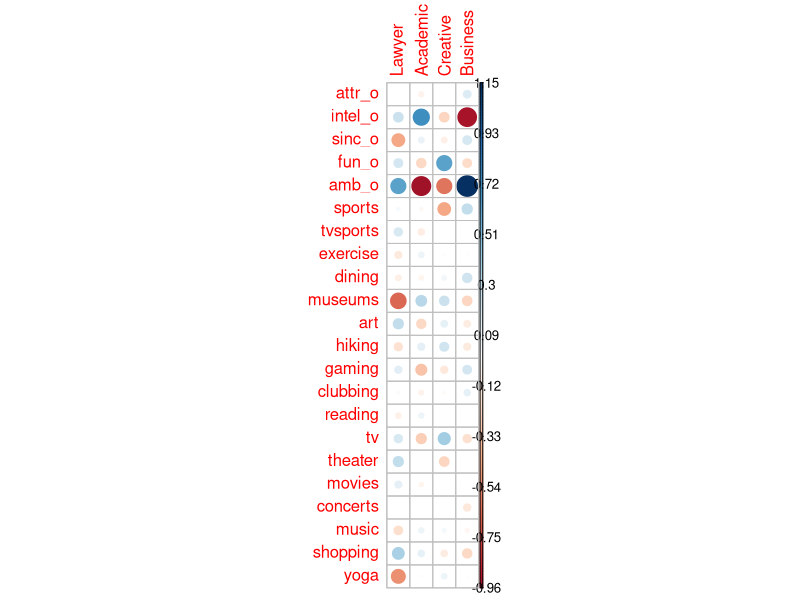
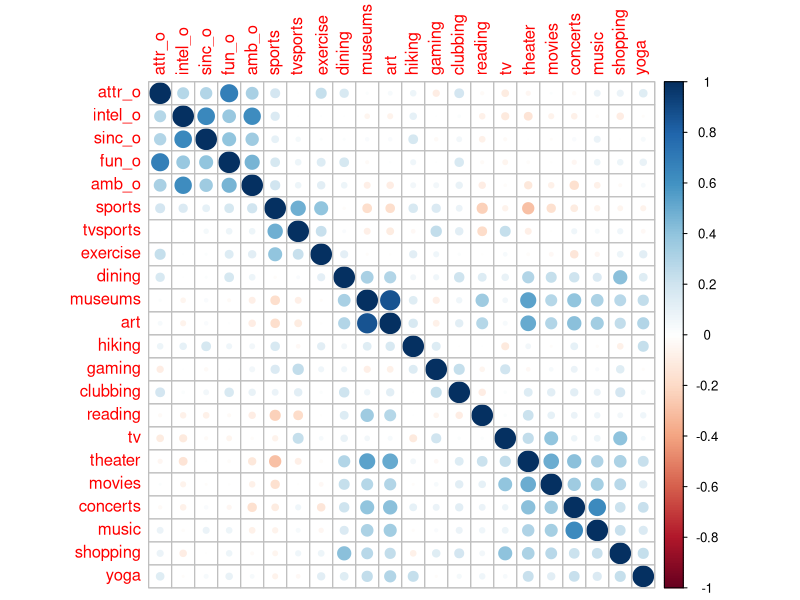

Write the R code that produced these figures, in order.
# Sven Chilton and Nathan Helm-Burger
# Signal Data Science Cohort 3

setwd('~/GitHub/signal-work/rscripts')

library(dplyr)
library(glmnet)
library(corrplot)

df = read.csv('../data/speeddating-aggregated.csv')

# Find the 4 most common careers
most_common_career_counts = sort(table(df[['career_c']]), decreasing = TRUE)[1:4]
most_common_career_codes  = as.numeric(names(most_common_career_counts))
careers = c("Lawyer", 
            "Academic", 
            "Psychologist", 
            "Doctor", 
            "Engineer",
            "Creative",
            "Business",
            "RealEstate",
            "IntRelations",
            "Undecided",
            "SocialWork",
            "Speech",
            "Politics",
            "Athletics",
            "Other",
            "Journalism",
            "Architecture")
most_common_careers = careers[most_common_career_codes]

# Filter the df by these 4 careers
df = df[df[,'career_c'] %in% most_common_career_codes,]

# Extract the features
features = dplyr::select(df, attr_o:amb_o, sports:yoga)

# Extract the target, in this case, the filtered career_c column 
target = df[['career_c']]

# Train a multinomial classification model with glmnet()
lambda = 0
multi_fit = glmnet(scale(features), scale(target), family="multinomial")
multi_fit_coeffs = coef(multi_fit, s=lambda)
multi_fit_preds  = data.frame(predict(multi_fit, scale(features), s=lambda))
colnames(multi_fit_preds) = careers[c(1,2,6,7)]


# Convert the log-odds ratios in a given row of the prediction df 
# to probabilities
probabilities = function(preds, rownum) {
  logodds = preds[rownum,]
  return(exp(logodds)/sum(exp(logodds)))
}

# Express our predictions in terms of probabilities
multi_fit_probs = data.frame(matrix(nrow=nrow(multi_fit_preds), 
                                    ncol=ncol(multi_fit_preds)))
colnames(multi_fit_probs) = colnames(multi_fit_preds)

for (rownum in 1:nrow(multi_fit_preds)) {
  multi_fit_probs[rownum,] = probabilities(multi_fit_preds, rownum)
}

View(multi_fit_probs)

# Plot the coefficients with corrplot()
multi_fit_coeffs_mat = as.matrix(do.call(cbind, multi_fit_coeffs))
multi_fit_coeffs_mat = tail(multi_fit_coeffs_mat, -1)
colnames(multi_fit_coeffs_mat) = careers[c(1,2,6,7)]
corrplot(multi_fit_coeffs_mat, is.corr=FALSE)
max(multi_fit_coeffs_mat)

# Just for giggles, let's visualize the correlations among 
# the features
corrplot(cor(features))














